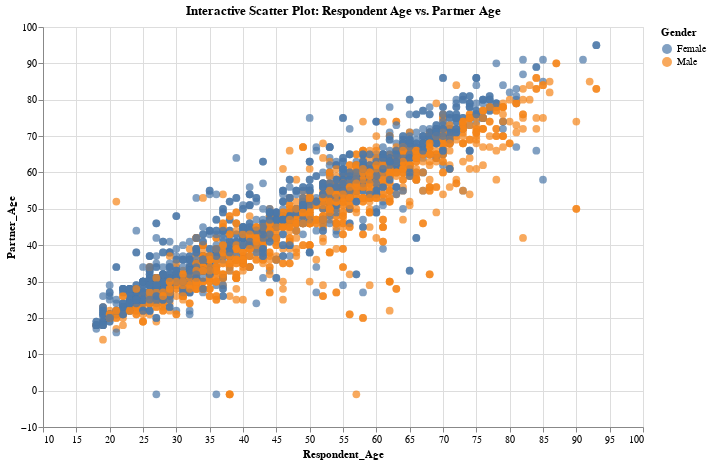

Notebook source saved alongside this figure:
### Markdown cell above
### 5. Make Two Plots Interactive

a) Choose 2 of the plots you created above and add interactivity. For at least one of these interactive plots, this should not be done through the use of `ggplotly` 

b) Briefly describe to the editor why interactivity in these visualizations is particularly helpful for a reader, referencing user engagement theories or interaction design principles.

### Code cell
import altair as alt
import pandas as pd

df_age = df[['ppage', 'Q9', 'ppgender']].dropna().rename(
    columns={'ppage': 'Respondent_Age', 'Q9': 'Partner_Age', 'ppgender': 'Gender'}
)

scatter_chart = alt.Chart(df_age).mark_circle(size=60).encode(
    x=alt.X('Respondent_Age', scale=alt.Scale(zero=False)),
    y=alt.Y('Partner_Age', scale=alt.Scale(zero=False)),
    color='Gender',
    tooltip=['Respondent_Age', 'Partner_Age', 'Gender']
).interactive().properties(
    width=600,
    height=400,
    title='Interactive Scatter Plot: Respondent Age vs. Partner Age'
)

scatter_chart

### Figure 1 — Vega-Lite specification as saved in the notebook (floating-point values rounded to 4 significant figures; data arrays with more than 128 entries replaced by an {"elided": "..."} marker saying what was removed)
{"config": {"view": {"continuousWidth": 300, "continuousHeight": 300}}, "data": {"name": "data-c8fe75360310cd69b786f2cf0110b3f2"}, "mark": {"type": "circle", "size": 60}, "encoding": {"color": {"field": "Gender", "type": "nominal"}, "tooltip": [{"field": "Respondent_Age", "type": "quantitative"}, {"field": "Partner_Age", "type": "quantitative"}, {"field": "Gender", "type": "nominal"}], "x": {"field": "Respondent_Age", "scale": {"zero": false}, "type": "quantitative"}, "y": {"field": "Partner_Age", "scale": {"zero": false}, "type": "quantitative"}}, "height": 400, "params": [{"name": "param_2", "select": {"type": "interval", "encodings": ["x", "y"]}, "bind": "scales"}], "title": "Interactive Scatter Plot: Respondent Age vs. Partner Age", "width": 600, "$schema": "https://vega.github.io/schema/vega-lite/v5.20.1.json", "datasets": {"data-c8fe75360310cd69b786f2cf0110b3f2": {"elided": "2882 records"}}}
